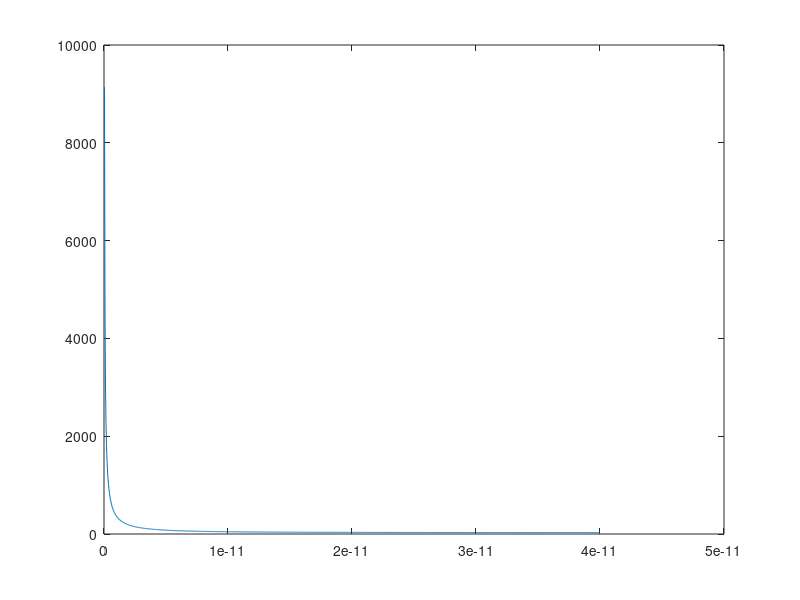

MATLAB code for this plot:
%https://www.allaboutcircuits.com/tools/l-match-impedance-matching-circuits/
Zan = 28;
%Zin = 50;
L = 120e-6;
RL = 0;
%C = 14.7e-12;
C = linspace(0, 40e-12, 1000);
f = 435e6;
w = 2*pi * f;
Zl = RL + i*w*L;
Zc = 1./(i.*w.*C);
Zin = Zc + Zl*Zan/(Zl+Zan)
plot (C, abs(Zin))
